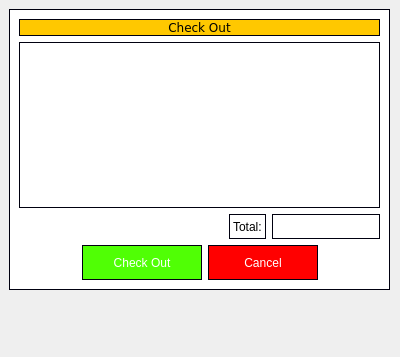
<?xml version="1.0" encoding="UTF-8"?>
<ui version="4.0">
 <class>Checkout</class>
 <widget class="QDialog" name="Checkout">
  <property name="geometry">
   <rect>
    <x>0</x>
    <y>0</y>
    <width>400</width>
    <height>357</height>
   </rect>
  </property>
  <property name="windowTitle">
   <string>Dialog</string>
  </property>
  <property name="styleSheet">
   <string notr="true">
background-color: rgb(48, 48, 48);
QMessageBox QLabel {
    color: rgb(200, 200, 200);
}</string>
  </property>
  <widget class="QFrame" name="verticalFrame">
   <property name="geometry">
    <rect>
     <x>9</x>
     <y>9</y>
     <width>381</width>
     <height>281</height>
    </rect>
   </property>
   <property name="styleSheet">
    <string notr="true">border: 1px solid rgb(0,0,15);
borde-radius:5px;
background-color:white;
color:black;</string>
   </property>
   <layout class="QVBoxLayout" name="verticalLayout">
    <item>
     <widget class="QLabel" name="label">
      <property name="font">
       <font>
        <family>Verdana</family>
        <pointsize>9</pointsize>
       </font>
      </property>
      <property name="styleSheet">
       <string notr="true">border: 1px solid rgb(0,0,15);
borde-radius:5px;
background-color:rgb(255, 200, 0);
color:black;</string>
      </property>
      <property name="text">
       <string>Check Out</string>
      </property>
      <property name="alignment">
       <set>Qt::AlignCenter</set>
      </property>
     </widget>
    </item>
    <item>
     <widget class="QTableView" name="table">
      <property name="sizePolicy">
       <sizepolicy hsizetype="MinimumExpanding" vsizetype="MinimumExpanding">
        <horstretch>0</horstretch>
        <verstretch>0</verstretch>
       </sizepolicy>
      </property>
      <property name="minimumSize">
       <size>
        <width>300</width>
        <height>150</height>
       </size>
      </property>
     </widget>
    </item>
    <item>
     <layout class="QHBoxLayout" name="horizontalLayout_2">
      <item>
       <spacer name="horizontalSpacer_2">
        <property name="orientation">
         <enum>Qt::Horizontal</enum>
        </property>
        <property name="sizeHint" stdset="0">
         <size>
          <width>40</width>
          <height>20</height>
         </size>
        </property>
       </spacer>
      </item>
      <item>
       <widget class="QLabel" name="label_2">
        <property name="text">
         <string>Total:</string>
        </property>
       </widget>
      </item>
      <item>
       <widget class="QLineEdit" name="total">
        <property name="sizePolicy">
         <sizepolicy hsizetype="Minimum" vsizetype="Minimum">
          <horstretch>0</horstretch>
          <verstretch>0</verstretch>
         </sizepolicy>
        </property>
        <property name="minimumSize">
         <size>
          <width>80</width>
          <height>25</height>
         </size>
        </property>
       </widget>
      </item>
     </layout>
    </item>
    <item>
     <layout class="QHBoxLayout" name="horizontalLayout">
      <property name="leftMargin">
       <number>0</number>
      </property>
      <item>
       <spacer name="horizontalSpacer">
        <property name="orientation">
         <enum>Qt::Horizontal</enum>
        </property>
        <property name="sizeHint" stdset="0">
         <size>
          <width>40</width>
          <height>20</height>
         </size>
        </property>
       </spacer>
      </item>
      <item>
       <widget class="QPushButton" name="checkout">
        <property name="sizePolicy">
         <sizepolicy hsizetype="Minimum" vsizetype="Fixed">
          <horstretch>0</horstretch>
          <verstretch>0</verstretch>
         </sizepolicy>
        </property>
        <property name="minimumSize">
         <size>
          <width>120</width>
          <height>35</height>
         </size>
        </property>
        <property name="styleSheet">
         <string notr="true">border: 1px solid rgb(0,0,15);
borde-radius:5px;
background-color:rgb(80, 255, 5);
color:white;</string>
        </property>
        <property name="text">
         <string>Check Out</string>
        </property>
       </widget>
      </item>
      <item>
       <widget class="QPushButton" name="Cancel">
        <property name="minimumSize">
         <size>
          <width>110</width>
          <height>35</height>
         </size>
        </property>
        <property name="styleSheet">
         <string notr="true">border: 1px solid rgb(0,0,15);
borde-radius:5px;
background-color:red;
color:white;  </string>
        </property>
        <property name="text">
         <string>Cancel</string>
        </property>
       </widget>
      </item>
      <item>
       <spacer name="horizontalSpacer_3">
        <property name="orientation">
         <enum>Qt::Horizontal</enum>
        </property>
        <property name="sizeHint" stdset="0">
         <size>
          <width>40</width>
          <height>20</height>
         </size>
        </property>
       </spacer>
      </item>
     </layout>
    </item>
   </layout>
  </widget>
 </widget>
 <resources/>
 <connections/>
</ui>
